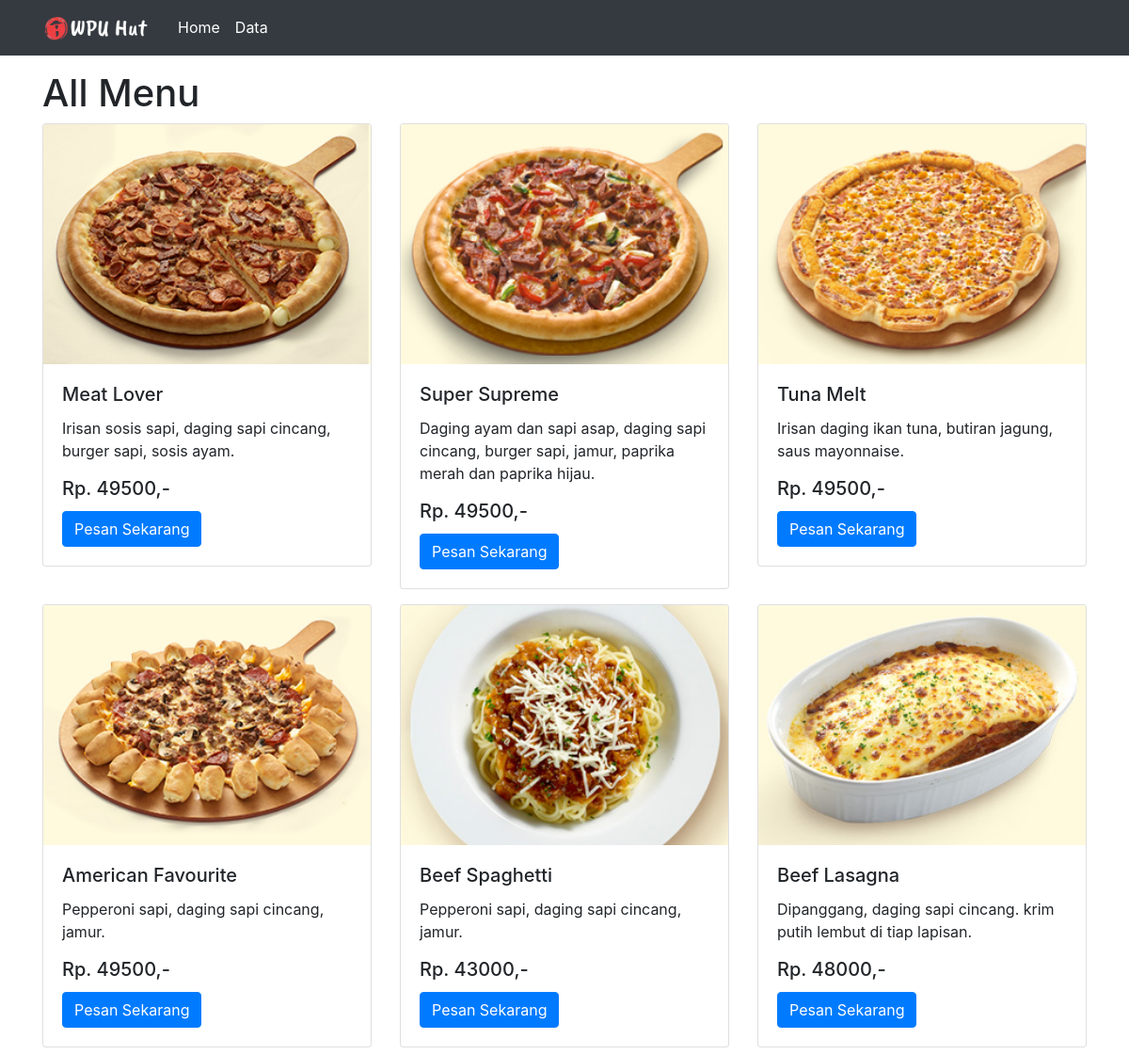
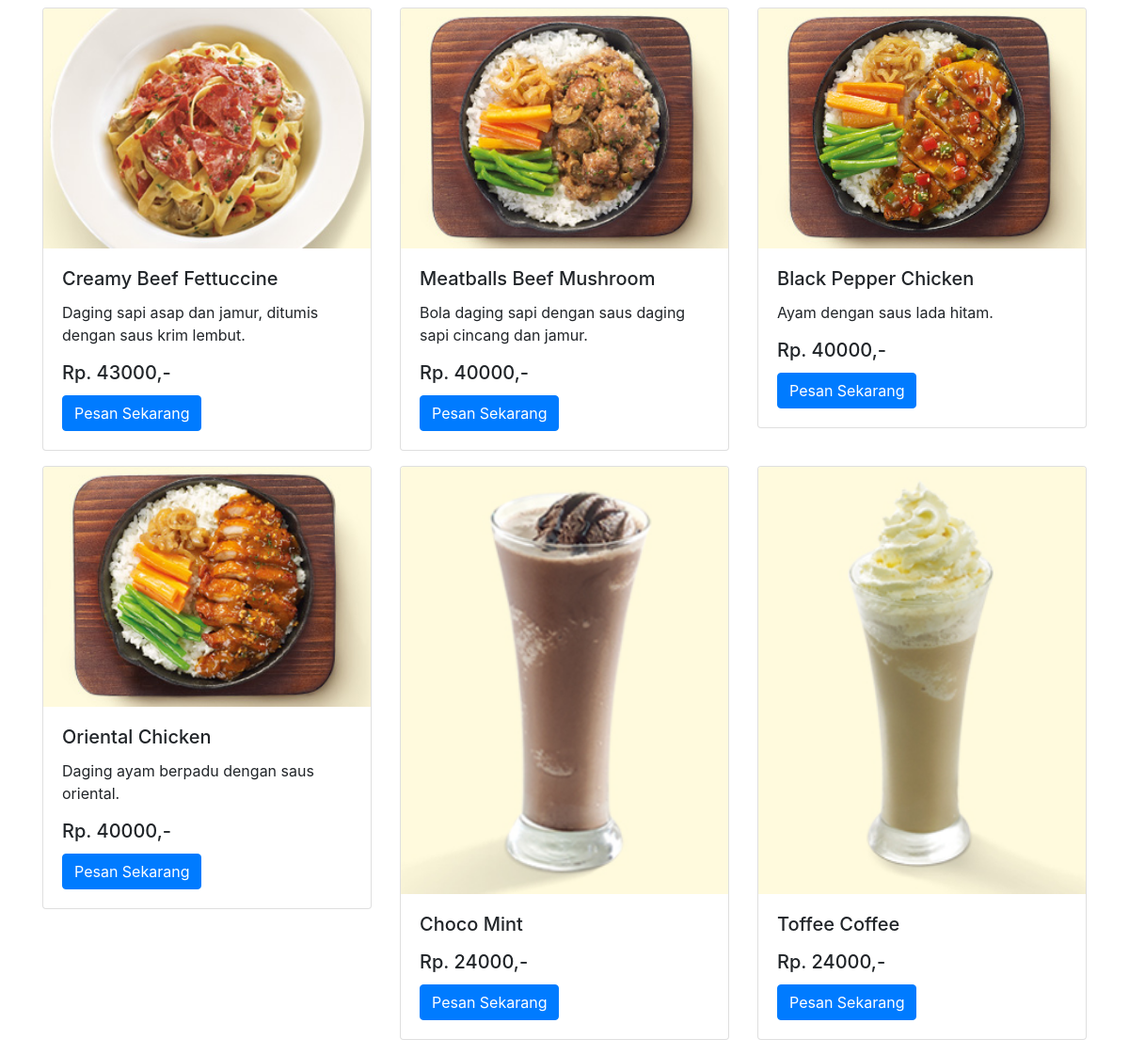
The page /latihan1.php on the database its author committed (2 pictures, top to bottom).
### tables this page shows
CREATE TABLE `pizza` (
  `id` int(11) NOT NULL,
  `kategori` varchar(20) NOT NULL,
  `nama` varchar(40) NOT NULL,
  `deskripsi` varchar(200) NOT NULL,
  `harga` int(11) NOT NULL,
  `gambar` varchar(50) NOT NULL
);

### latihan1.php (the view, shortened to what this page needs)
<?php
$konek = mysqli_connect("localhost", "root", "", "wpu-hut");
?>
<!doctype html>
<html lang="en">
  <head>
    <link rel="stylesheet" href="https://stackpath.bootstrapcdn.com/bootstrap/4.5.0/css/bootstrap.min.css">
  </head>
  <body>
        <nav class="navbar navbar-expand-lg navbar-dark bg-dark">
            <div class="container">
                <a class="navbar-brand" href="#"><img src="img/logo.png" width="120"></a>
                <div class="collapse navbar-collapse" id="navbarNavAltMarkup">
                    <div class="navbar-nav">
                    <a class="nav-item nav-link active" href="latihan1.php">Home</a>
                    <a class="nav-item nav-link active" href="data.php">Data</a>
                    </div>
                </div>
            </div>
        </nav>
    <div class="container">
        <div class="row mt-3">
            <div class="col">
                <h1>All Menu</h1>
            </div>
        </div>
        <div class="row">
        <?php
$sql = "select * from pizza";
$hasil = mysqli_query($konek, $sql);
?>
            <?php while ($row = mysqli_fetch_assoc($hasil)) {?>
            <div class="col-md-4">
                <div class="card mb-3" >
                    <img src="img/pizza/<?=$row["gambar"];?>" class="card-img-top">
                    <div class="card-body">
                        <h5 class="card-title"><?=$row["nama"];?></h5>
                        <p class="card-text"><?=$row["deskripsi"];?></p>
                        <h5 class="card-title">Rp. <?=$row["harga"];?>,-</h5>
                        <a href="#" class="btn btn-primary">Pesan Sekarang</a>
                    </div>
                </div>
            </div>
            <?php }?>
        </div>
    </div>
  </body>
</html>

### rows shown on the page
pizza: gambar (picture), nama "Meat Lover", deskripsi "Irisan sosis sapi, daging sapi cincang, burger sapi, sosis ayam.", harga "49500"
pizza: gambar (picture), nama "Super Supreme", deskripsi "Daging ayam dan sapi asap, daging sapi cincang, burger sapi, jamur, paprika merah dan paprika hijau.", harga "49500"
pizza: gambar (picture), nama "Tuna Melt", deskripsi "Irisan daging ikan tuna, butiran jagung, saus mayonnaise.", harga "49500"
pizza: gambar (picture), nama "American Favourite", deskripsi "Pepperoni sapi, daging sapi cincang, jamur.", harga "49500"
pizza: gambar (picture), nama "Beef Spaghetti", deskripsi "Pepperoni sapi, daging sapi cincang, jamur.", harga "43000"
pizza: gambar (picture), nama "Beef Lasagna", deskripsi "Dipanggang, daging sapi cincang. krim putih lembut di tiap lapisan.", harga "48000"
pizza: gambar (picture), nama "Creamy Beef Fettuccine", deskripsi "Daging sapi asap dan jamur, ditumis dengan saus krim lembut.", harga "43000"
pizza: gambar (picture), nama "Meatballs Beef Mushroom", deskripsi "Bola daging sapi dengan saus daging sapi cincang dan jamur.", harga "40000"
pizza: gambar (picture), nama "Black Pepper Chicken", deskripsi "Ayam dengan saus lada hitam.", harga "40000"
pizza: gambar (picture), nama "Oriental Chicken", deskripsi "Daging ayam berpadu dengan saus oriental.", harga "40000"
pizza: gambar (picture), nama "Choco Mint", harga "24000"
pizza: gambar (picture), nama "Toffee Coffee", harga "24000"
